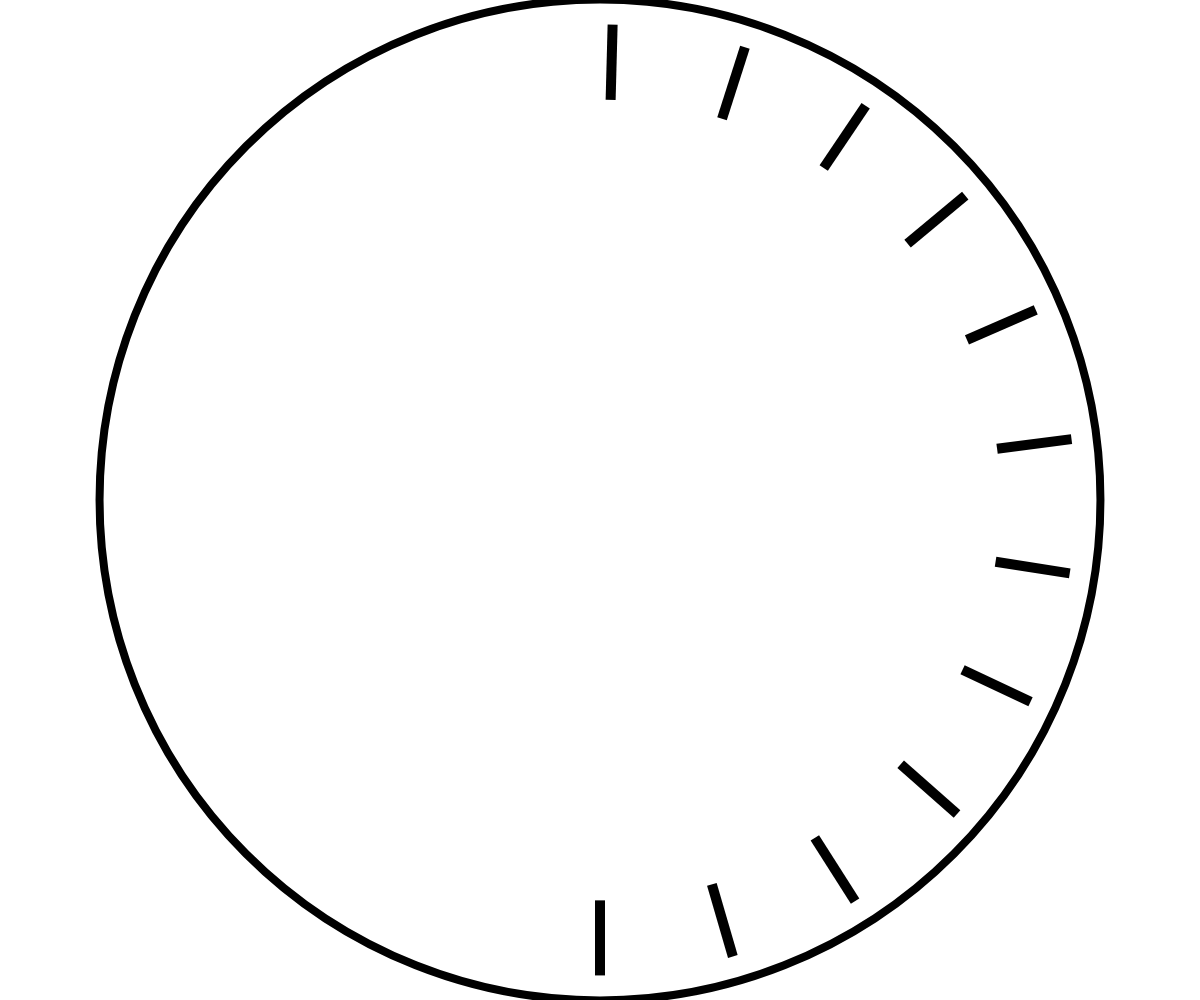
Frame 1 (no input)
Frame 60 (no input): identical to frame 1, image omitted
Frame 120 (the mouse pressed at the canvas centre since frame 60): identical to frame 1, image omitted

The p5.js sketch that drew this single still picture (run headless with seeded random() and noise() and a simulated clock; from frame 60 on, the mouse is pressed at the canvas centre):

// p5.js sketch
// ── sketch.js
let clockSize;
function setup() {
  createCanvas(windowWidth, windowHeight);
  if (width > height){
    clockSize = height + 0.9;
  }
  else{
    clockSize = width + 0.9;
  }
}

function draw() {
  background(255);
  push();//save
  // translate(width/2,height/2);
  // rotate(frameCount);
  // fill(0);
  // rectMode(CENTER);
  // rect(0,0,300,50);
  translate(width/2,height/2);
  strokeWeight(8);
  ellipse(0,0, clockSize,clockSize);
  strokeWeight(10);
  strokeCap(SQUARE);

  for(let i=0; i < 12; i++){
    line(0,clockSize/2*0.95,0,clockSize/2*0.80);
    rotate(360/60);
  }

  pop();//return
  // rectMode(CENTER);
  // ellipse(width/2,height/2,500);
}
